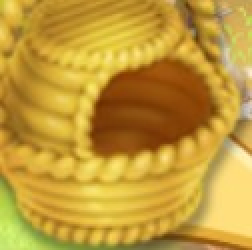
#> input picture images/bees/beehive_collect.jpg, 126 x 125 px (shown 2 times larger); its folder holds only this picture in this run
$ python -i utilities.py   (imports and definitions only)   (Python 2 division)
#> lines starting #> are read from the running program, lines starting #| are printed output that depends on the picture
# import time
import pyautogui
import cv2
import math
import numpy as np
import os
from time import *
from datetime import *
from datetime import datetime
import pyautogui
import ast
# from shapely.geometry import LineString, box

# print("Utilities")

screen_width, screen_height = 1920, 1080


# [13 lines left out: function string_to_tuple, not called in this run]

gap_x, gap_y = 53, -26.8

# [24 lines left out: functions spiral, add, not called in this run]

def distance(a, b):
    return math.sqrt((b[0] - a[0]) ** 2 + (b[1] - a[1]) ** 2)

def difference(a, b):
    result = b[0] - a[0], b[1] - a[1]
    return result

# [56 lines left out: functions zoom_old, zoom, is_point_on_screen, drag, drag_many, not called in this run]

def find_image_and_check_color(imageB, sensitivity=20):
    # Load images
    screenshot = pyautogui.screenshot()
    imageA = np.array(screenshot)

    if imageA is None or imageB is None:
        print("Error: One or both image files not found.")
        return None

    # Match template to find ImageB in ImageA
    result = cv2.matchTemplate(cv2.cvtColor(imageA, cv2.COLOR_BGR2GRAY), cv2.cvtColor(imageB, cv2.COLOR_BGR2GRAY), cv2.TM_CCOEFF_NORMED)
    min_val, max_val, min_loc, max_loc = cv2.minMaxLoc(result)

    # Get the matched region in ImageA
    h, w = imageB.shape[:2]
    matched_region = imageA[max_loc[1]:max_loc[1] + h, max_loc[0]:max_loc[0] + w]

    if matched_region.size == 0:
        print("Error: No matching region found.")
        return None

    # Split channels
    b, g, r = cv2.split(matched_region)

    # Compute color channel differences
    diff_b_g = np.abs(b - g).mean()
    diff_b_r = np.abs(b - r).mean()
    diff_g_r = np.abs(g - r).mean()

    # Determine if the matched region is grayscale or color
    is_grayscale = (diff_b_g < sensitivity) and (diff_b_r < sensitivity) and (diff_g_r < sensitivity)
    print(f"Check color: Blue green {diff_b_g} Blue red {diff_b_r} Green red {diff_g_r}")

    return False if is_grayscale else True

# [180 lines left out: functions load_and_show_image, show, match_number, coords, haze, find_files_with_word and 7 more, not called in this run]

# [37 lines of commented-out code are left out]

>>> import cv2
>>> picture = cv2.imread('images/bees/beehive_collect.jpg', cv2.IMREAD_GRAYSCALE)
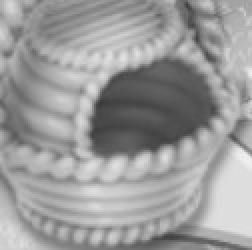
#> picture: shape (125, 126) (shown 2 times larger); min 57, max 242, mean 154.9
>>> result = find_image_and_check_color(picture)
#> (the run stopped early here; a loop or call above may not have finished)
